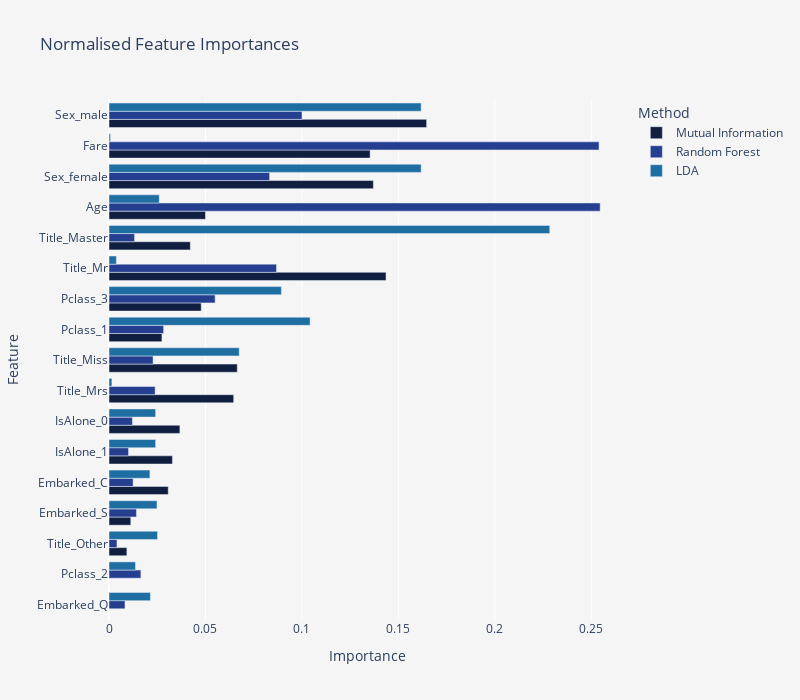

Here is the notebook cell this chart was saved with:
### Code cell
melted = (
    importances.melt(var_name="Method", value_name="Importance", ignore_index=False)
    .reset_index()
    .rename(columns={"index": "Feature"})[::-1]
)

fig = px.bar(
    data_frame=melted,
    x="Importance",
    y="Feature",
    color="Method",
    barmode="group",
    height=700,
    width=800,
    color_discrete_sequence=px.colors.diverging.delta,
    title="Normalised Feature Importances",
)
fig.update_layout(
    plot_bgcolor=BACKGROUND_COLOR,
    paper_bgcolor=BACKGROUND_COLOR,
)
fig.show()

### Figure 1 — Plotly figure (JSON) as saved in the notebook; plotly's stock layout.template omitted (floating-point values rounded to 4 significant figures)
{"data": [{"alignmentgroup": "True", "hovertemplate": "Method=Mutual Information<br>Importance=%{x}<br>Feature=%{y}<extra></extra>", "legendgroup": "Mutual Information", "marker": {"color": "rgb(16, 31, 63)", "pattern": {"shape": ""}}, "name": "Mutual Information", "offsetgroup": "Mutual Information", "orientation": "h", "showlegend": true, "textposition": "auto", "type": "bar", "x": [0, 0, 0.009252, 0.01128, 0.0307, 0.03288, 0.03674, 0.06463, 0.06648, 0.02743, 0.04781, 0.1436, 0.04214, 0.05001, 0.137, 0.1354, 0.1646], "xaxis": "x", "y": ["Embarked_Q", "Pclass_2", "Title_Other", "Embarked_S", "Embarked_C", "IsAlone_1", "IsAlone_0", "Title_Mrs", "Title_Miss", "Pclass_1", "Pclass_3", "Title_Mr", "Title_Master", "Age", "Sex_female", "Fare", "Sex_male"], "yaxis": "y"}, {"alignmentgroup": "True", "hovertemplate": "Method=Random Forest<br>Importance=%{x}<br>Feature=%{y}<extra></extra>", "legendgroup": "Random Forest", "marker": {"color": "rgb(38, 62, 144)", "pattern": {"shape": ""}}, "name": "Random Forest", "offsetgroup": "Random Forest", "orientation": "h", "showlegend": true, "textposition": "auto", "type": "bar", "x": [0.008283, 0.01652, 0.004127, 0.01423, 0.01249, 0.01012, 0.01214, 0.02391, 0.02285, 0.0283, 0.05501, 0.08683, 0.01325, 0.2546, 0.08326, 0.254, 0.1], "xaxis": "x", "y": ["Embarked_Q", "Pclass_2", "Title_Other", "Embarked_S", "Embarked_C", "IsAlone_1", "IsAlone_0", "Title_Mrs", "Title_Miss", "Pclass_1", "Pclass_3", "Title_Mr", "Title_Master", "Age", "Sex_female", "Fare", "Sex_male"], "yaxis": "y"}, {"alignmentgroup": "True", "hovertemplate": "Method=LDA<br>Importance=%{x}<br>Feature=%{y}<extra></extra>", "legendgroup": "LDA", "marker": {"color": "rgb(30, 110, 161)", "pattern": {"shape": ""}}, "name": "LDA", "offsetgroup": "LDA", "orientation": "h", "showlegend": true, "textposition": "auto", "type": "bar", "x": [0.02146, 0.01374, 0.02515, 0.02487, 0.02121, 0.02417, 0.02417, 0.001493, 0.06749, 0.1042, 0.08935, 0.00382, 0.2285, 0.02604, 0.1618, 0.0007196, 0.1618], "xaxis": "x", "y": ["Embarked_Q", "Pclass_2", "Title_Other", "Embarked_S", "Embarked_C", "IsAlone_1", "IsAlone_0", "Title_Mrs", "Title_Miss", "Pclass_1", "Pclass_3", "Title_Mr", "Title_Master", "Age", "Sex_female", "Fare", "Sex_male"], "yaxis": "y"}], "layout": {"barmode": "group", "height": 700, "legend": {"title": {"text": "Method"}, "tracegroupgap": 0}, "paper_bgcolor": "#F6F5F5", "plot_bgcolor": "#F6F5F5", "title": {"text": "Normalised Feature Importances"}, "width": 800, "xaxis": {"anchor": "y", "domain": [0, 1], "title": {"text": "Importance"}}, "yaxis": {"anchor": "x", "domain": [0, 1], "title": {"text": "Feature"}}}}
